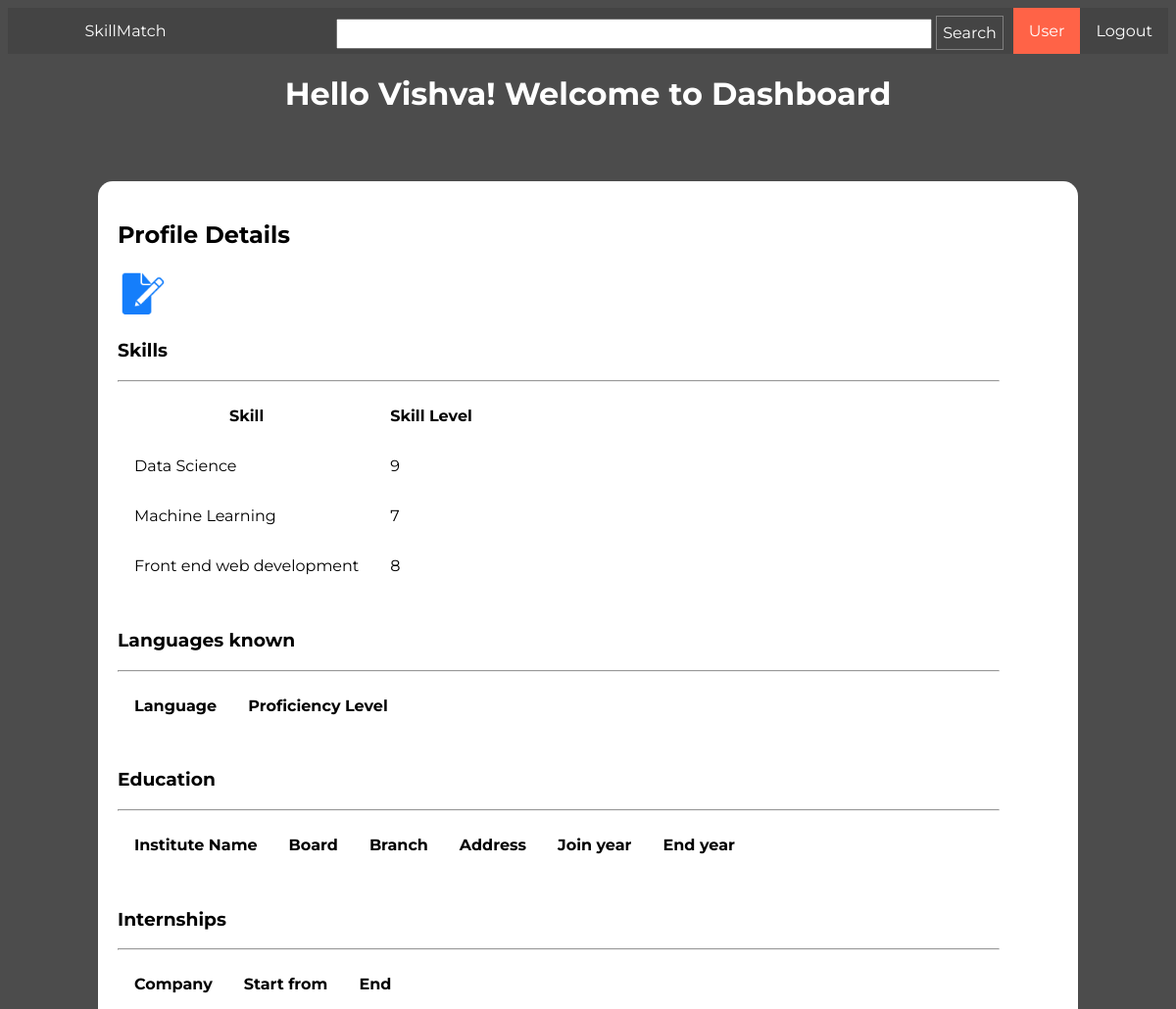
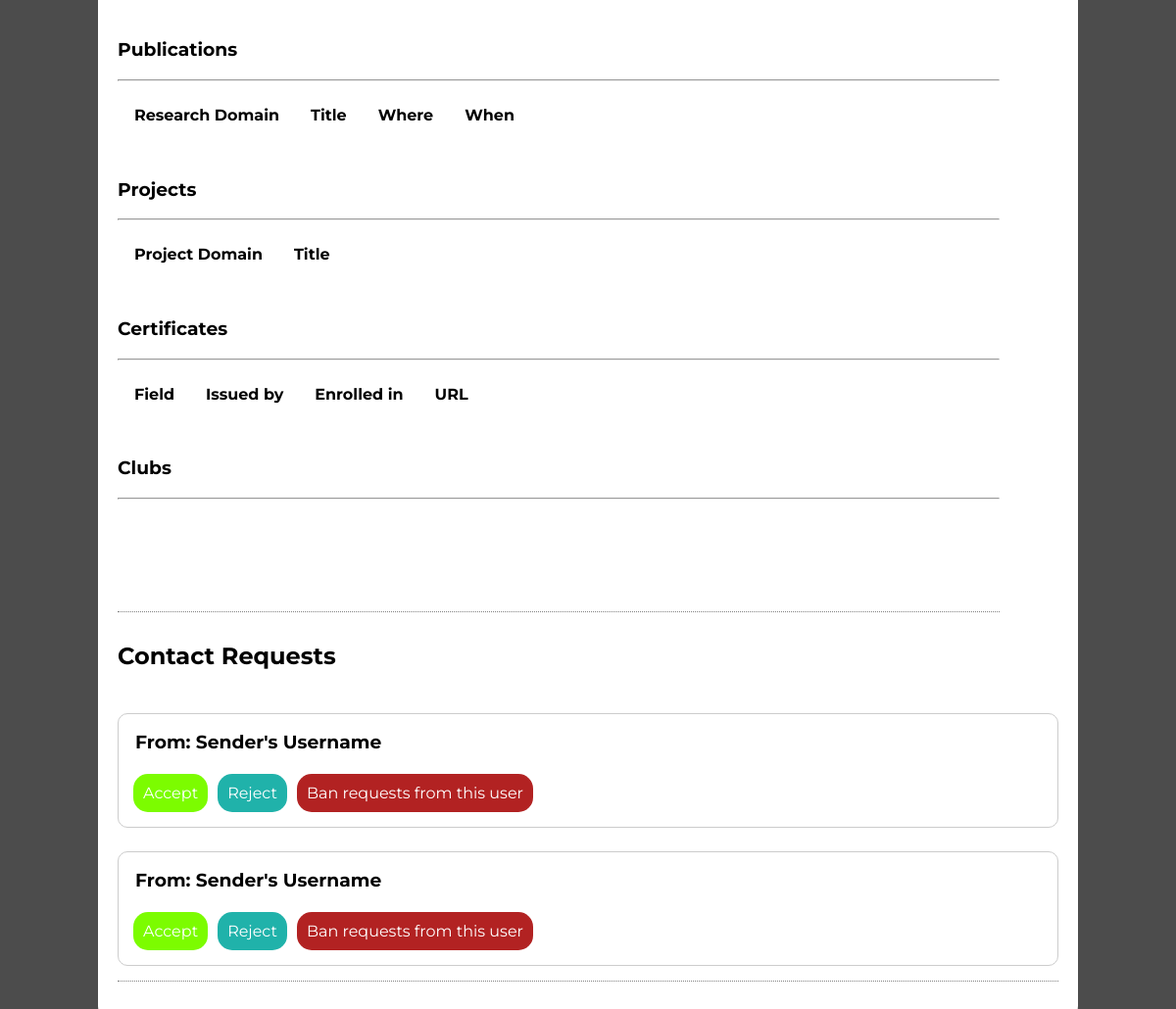
Screenshot of /dashboard/outputtest.php (signed in) with the database file from the repository (2 pictures, top to bottom).
### tables this page shows
CREATE TABLE `skills` (
  `skillid` int(11) NOT NULL,
  `reg_no` varchar(9) NOT NULL,
  `skillname` varchar(100) DEFAULT NULL,
  `skilllevel` int(1) DEFAULT NULL
);

### dashboard/outputtest.php (the view, shortened to what this page needs)
<!DOCTYPE html>
<html>
<head>
    <link href="../css/dashboard.css" rel="stylesheet" />
</head>
<body>
<?php
$con = mysqli_connect("localhost", "root", "", "skillmatch");
?>
    <nav>
        <ul>
            <li><a href="../logout/logout.php">Logout</a></li>
			<li class="active"><a>User</a></li>
            <li>
                <form name="searchForm" id="searchForm" action="./searchresultdash.html">
                    <input type="text" name="searchText" id="searchInput" />
                    <input type="submit" value="Search" id="searchButton" />
                </form>
            </li>
            <li id="logo"><a href="../home.php">SkillMatch</a></li>
        </ul>
    </nav>
    <header>
        <h1>Hello <?php echo $_SESSION['fname']; ?>! Welcome to Dashboard</h1></header>
    <section class="profile">
        <article id="profileDetails">
            <h2>Profile Details</h2> <a href = "../inputprofile/profileform.php"><img src="../img/edit.png" height="50 px" width="50 px"></img></a>
            <br>
            <h3>Skills</h3>
            <hr>
            <table>
                <thead>
                    <th>Skill</th>
                    <th>Skill Level</th>
                </thead>
<?php
$vishva =$_SESSION['username'];
$result = mysqli_query($con,"SELECT skillname, skilllevel FROM skills WHERE reg_no='$vishva'");
while($row = mysqli_fetch_array($result))
{
echo "<tr>";
echo "<td>" . $row['skillname'] . "</td>";
echo "<td>" . $row['skilllevel'] . "</td>";
echo "</tr>";
}
echo "</table>";
?>
<br>
<h3>Languages known</h3>
            <hr>
            <table>
                <thead>
                    <th>Language</th>
                    <th>Proficiency Level</th>
                </thead>
<?php
echo "</table>";
?>
<br>
 <h3>Education</h3>
            <hr>
            <table>
                <thead>
                    <th>Institute Name</th>
                    <th>Board</th>
                    <th>Branch</th>
                    <th>Address</th>
                    <th>Join year</th>
                    <th>End year</th>
                </thead>
<?php
echo "</table>";
?>
<br>
<h3>Internships</h3>
            <hr>
            <table>
                <thead>
                    <th>Company</th>
                    <th>Start from</th>
                    <th>End</th>
                </thead>
<?php
echo "</table>";
?>
<br>
<h3>Publications</h3>
            <hr>
            <table>
                <thead>
                    <th>Research Domain</th>
                    <th>Title</th>
                    <th>Where</th>
                    <th>When</th>
                </thead>
<?php
echo "</table>";
?>
<br>
<h3>Projects</h3>
            <hr>
            <table>
                <thead>
                    <th>Project Domain</th>
                    <th>Title</th>
                </thead>
<?php
echo "</table>";
?>
<br>
<h3>Certificates</h3>
            <hr>
            <table>
                <thead>
                    <th>Field</th>
                    <th>Issued by</th>
                    <th>Enrolled in</th>
                    <th>URL</th>
                </thead>
<?php
echo "</table>";
?>
<br>
<h3>Clubs</h3>
            <hr>
            <table>
                <thead>
                    <th></th>
                </thead>
<?php
echo "</table>";
?>
<br>
<br>
            <br>
        </article>
        <article id="contactReq">
            <h2>Contact Requests</h2>
            <br>
            <div class="request">
                <h3>From: Sender's Username</h3>
                <br>
                <ul>
                    <li>
                        <input type="button" value="Accept" id="acceptRequest" />
                    </li>
                    <li>
                        <input type="button" value="Reject" id="rejectRequest" />
                    </li>
                    <li>
                        <input type="button" value="Ban requests from this user" id="banRequest" />
                    </li>
                </ul>
            </div>
            <br>
            <div class="request">
                <h3>From: Sender's Username</h3>
                <br>
                <ul>
                    <li>
                        <input type="button" value="Accept" id="acceptRequest" />
                    </li>
                    <li>
                        <input type="button" value="Reject" id="rejectRequest" />
                    </li>
                    <li>
                        <input type="button" value="Ban requests from this user" id="banRequest" />
                    </li>
                </ul>
            </div>
        </article>
    </section>
</body>
</html>

### css/dashboard.css (style rules this page uses)
* { font-family: 'Montserrat', sans-serif; }
html { min-height:100%; background:linear-gradient(0deg,rgba(0,0,0,0.7),rgba(0,0,0,0.7)),url("../img/back5.jpg"); background-size:cover; color:white; }
nav { position: sticky; top:0px; left: 0px; z-index: 1; }
nav ul { list-style-type: none; margin: 0; padding: 0; overflow: hidden; background-color: #444; }
nav li { float: right; }
nav li a { display: block; color: white; text-align: center; padding: 14px 16px; text-decoration: none; }
nav .active { cursor: pointer; background-color: #ff6347; }
nav form { padding-top: 8px; position: relative; right: 10px; }
#searchInput { color: black; width: 50vw; height: 25px; }
#searchButton { border: 1px solid grey; font-size:16px; height: 35px; color:white; background:#444; cursor: pointer; }
#logo { float: left; width: 20vw; }
header { text-align: center; }
.profile { color: black; border-radius: 15px; width: 80vw; position: relative; top:6vh; margin:auto; background: white; padding: 10px 20px 40px 20px; }
.profile article { border-bottom:1px dotted grey; padding-top: 10px; padding-bottom:15px; }
#profileDetails { width:75vw; }
#profileDetails td,#profileDetails th { padding: 15px; }
#contactReq { padding-bottom: 15px; }
.request { display: block; margin-top: 5px; padding: 15px; overflow: hidden; border: 1px solid #ccc; border-radius:10px; }
.request h3 { padding: 2px; margin:0px; }
.request ul { list-style-type: none; margin: 0; padding: 0; overflow: hidden; }
.request li { float: left; }
.request li input { display: block; font-size: 16px; text-align: center; padding:10px; margin-right: 10px; text-decoration: none; border: 0px; border-radius: 15px; color: white; }
#acceptRequest { background: lawngreen; }
#rejectRequest { background:lightseagreen; }
#banRequest { background:firebrick; }

### rows the page displays
skills: skillname "Data Science", skilllevel "9"
skills: skillname "Machine Learning", skilllevel "7"
skills: skillname "Front end web development", skilllevel "8"

### other values shown
$_SESSION['fname'] "Vishva"
